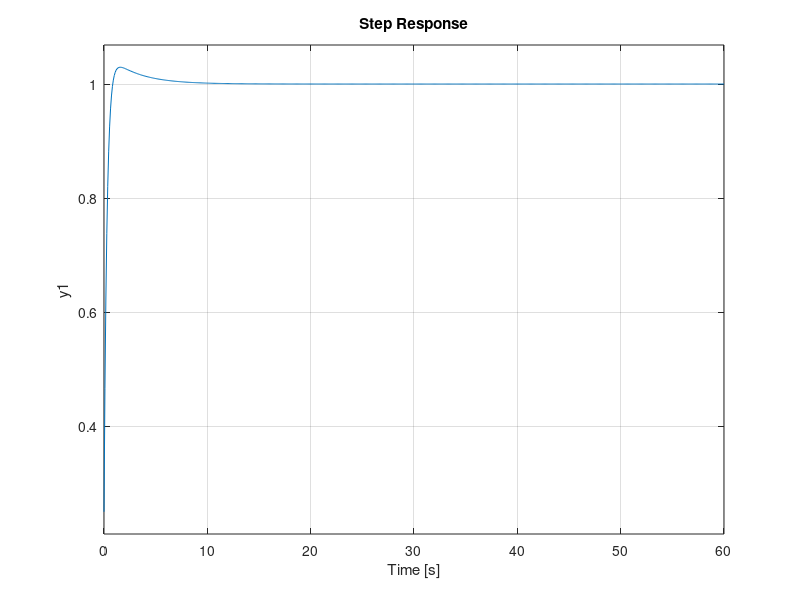

This chart was generated by the following MATLAB code: (Note: this script raises an error after producing the figure.)
%% Reguleringsteknikk eksamen
%% Task 1
%% a) State-space representation
% Differential equation describing the tank water level:
%%
% $$ \frac{d}{dt}H = \frac{bV-a\sqrt{H}}{A} $$
%%
% This ode is non-linear in $\sqrt{H}$. However, we can approximate this by a
% first order taylor expansion/linearization in a neighbourhood $H_0 + \hat{H}$ around the stationary point $H_0$:
%%
% $$ \sqrt{H_0 + \hat{H}} \approx \sqrt{H_0} + \frac{1}{2\sqrt{H_0}}\cdot (H-H_o) $$
%%
% With this linearization we arrive at the linear ODE:
%% 
% $$ \frac{dH}{dt} =\frac{b}{A} V - \frac{a}{2A} \sqrt{H_0} (H-H_0) - \frac{a\sqrt{H_0}}{A} $$
%% State Space Representation
% We can find the state space representation of this system (ignoring the non-homogeneous part):
%%
% 
% $$ \frac{d}{dt} H = \left[\matrix{ - \frac{a}{2A \sqrt{H_0}}} \right] H + \left[\matrix{ \frac{b}{A}} \right]V $$
% 
%%
% Alternatively, with our constants and linearization point:
%%
%
% $$ \dot{H} = \left[\matrix{ - \frac{3\sqrt{10}}{80}} \right] H + \left[\matrix{ \frac{1}{3}} \right]V $$
%
%% 
% Our state space consists of a one-dimensional state vector H and a one-dimensional control vector V

%% b) simulink implementations
%%
% Open-loop non-linear system:
%%
%
% <<open_loop_nonlinear.png>>
%
%%
% Open-loop linear system:
%%
%
% <<open_loop_linear.png>>
%

%% c) PID design
% Now we develop a complete PID controller for our plant using the transfer function of the linearized model.

close;
s = tf('s');

A = 24; b = 8; a = 18; %water tank parameters
tf_linear = (b/A)/(s+1/(2*sqrt(10))*(a/A)); %defining transfer function as given in the task
step(tf_linear);


%%
% Now we tune all the gains to achieve the desired response
Kp = 15;
Ki = 5;
Kd = 1;

H = tf_linear; %plant transfer function
C = Kp + Ki/s + Kd*s; %PID transfer function

CH = C*H; %closed loop transfer function
closed_tf = CH/(CH+1);
step(closed_tf);

info = stepinfo(closed_tf);
overshoot     = info.Overshoot;
rise_time     = info.RiseTime;
settling_time = info.SettlingTime;

% Display results
fprintf('Overshoot: %.2f%%\n', overshoot);
fprintf('Rise Time: %.2f s\n', rise_time);
fprintf('Settling Time: %.2f s\n', settling_time);
grid on;

%% c/d) Applying the control to the non-linear and linearized plants in simulink
% With our conservative gains [Kp, Ki, Kd] = [15, 5, 1] We achieved a nice response.
%
% Here I plot the response for a setpoint of 10 an an initial tank level of 9, for both the non-linear and linear systems.
%

%%
%
% <<high_level_closed_loop.png>>
%
%%
%
% <<closed_loop_response.png>>
%
%%
% The response of the linear system here is not just a scaled version of the closed_loop unit step response, since the setpoint and initial conditions arent just scaled versions of the unit step (theres a translation in the setpoint).
% If we instead  plotted the response of a setpoint of 10 and an initial condition of 0, the response of the linearized system would be identical to a scaled version of the unit step response.

% We also see again that the linear approximation starts out good, but diverges from the true state of the system as we get further away from the linearization point.

%% Task 2
%% a) poles and zeros
% the transfer function, with canard deflection as input and pitch altitude as output, is given as:
%%
% $$ \frac{\theta}{\delta_c} = \frac{s+24}{(s-8)(s-18)} $$
%
% This system is clearly unstable, as both poles are positive real numbers (8 and 18).
% We can verify this by using pzplot and looking at the poles:

s = tf('s');
sys = (s+24)/((s-8)*(s-18));
pzplot(sys);

%% b) Step response
close;
step(sys);

%% c) Stability
% The output of our system blows up to infinity, so it is clearly unstable. 
% The open-loop system does not satisfy BIBO, and requires closed loop control to become stable.

%% d) P-control equivalent transfer function
% We add a proportional control and find an equivalent transfer function for the whole system.
% I use the simulink block diagram to help find the expression for the new system:
%%
% 
% <<tf_with_proportional_gain.png>>
% 


%%
% $$ \theta = K_p \theta_c H(s) - K_p\theta H(s)$$
%%
% $$\theta(K_p H(s) + 1) = \theta_c K_p H(s)$$
%%
% $$\frac{\theta}{\theta_c} = \frac{K_p H(s)}{K_p H(s) + 1}$$
%%
% I insert the plant model $H(s)$ to obtain the full closed loop transfer function:
%%
% $$\frac{\theta}{\theta_c} = \frac{K_p \frac{s+24}{s^2-26+144}}{K_p \frac{s+24}{s^2-26+144} + 1} $$
%%
% Finally, simplifying the fraction gives:
%%
% $$\frac{\theta}{\theta_c} = \frac{K_p s+ K_p 24}{s^2+(K_p-26)s+(144+24K_p)} $$

%% e) Kp-stable values
% We can show this mathematically by finding the Kp
% values for which all our poles are in the negative half-plane (negative real part). To do this we look we analyze the denominator of our transfer function with the quadratic formula.
%% 
% equation:
%%
% $$ s^2 + (K_p-26)s+(144+24Kp)= 0$$
%% 
% We need the real parts of the roots to both be negative. The roots are found by the quadratic equation:
%%
% $$ \frac{-(K_p-26)\pm \sqrt{(K_p-26)^2-4(144+24K_p)}}{2} $$
%%
% The strictly real part is $\frac{26-K_p}{2}$.
% If the discriminant $(K_p-26)^2-4(144+24K_p)$ is negative or zero, then the real part is just $\frac{26-K_p}{2}$, and our system is obviously stable for all $K_p > 26$.
% If the discriminant is positive however, the root will be strictly real, and we need to verify that they are still negative, by checking that 
%%
% $$-(K_p-26) > \sqrt{(K_p-26)^2-4(144+24K_p)}, \quad \forall K_p > 26  $$
%%
% $$(-K_p+26)^2 > (K_p-26)^2-4(14+24K_p)$$
%%
% $${K_p}^2-52K_p+26^2 > K_p^2-52K_p+26^2-576-96K_p $$
%%
% $$ 96K_p > 576$$
%%
% $$ K_p > 6$$
%%
% This inequality will obviously also hold for $K_p > 26$. We have now shown that all the roots have negative real parts for all $K_p > 26$, so that our system is stable. 

%% f/g/h)
% For the proportional controller i chose Kp = 147 (see full assignment in attachments):
closed_loop = (Kp*s+Kp*24)/(s^2+(Kp-26)*s+(144+24*Kp));
% We have verified that the poles of our new system are all negative real part. This means the system stable, and we can verify this
% by viewing the step response of the closed loop system:

step(closed_loop)
[y,t]=step(closed_loop); %save the output values to check steady state
SS_error = abs(1-y(end))
%verifying that the new system is stable
isstable(closed_loop)
close;
pzplot(closed_loop)


%%
% Thus we have verified that our control system is stable and reaches a steady state error of 3.89%, with a steady state value of
%%
% $$(1-\frac{3.89}{100}) = 0.9611 $$

%% i)
% The new system is stable, as shown by the poles and step response.


%% Task 3
%% a/b) System transfer functions
%%
% I round off the entries in A to make my life a bit easier.
A = [0 0 1 0;
     0 0 0 1;
     0 181 0 0;
     0 782 0 0;];

B = [0;
     0;
     921;
     2921;];

C = [1 0 0 0; 
     0 1 0 0];

D = [0;
     0];

sys_ss = ss(A, B, C, D);
s = tf('s');
%%
% The easy way:
H_matlab = tf(sys_ss);
%%
% Manually:
%%
I = eye(4); % 4x4 identity
H_manual = C*((I*s-A)\B); 
%%
% We now have the transfer function for our plant, one computed with tf() and one manually.
H_matlab
%%
H_manual

% Before I move on, i remove the extremely small coefficients in the transfer functions, as they have virtually no impact)
% I verified this by checking that the poles didnt change.
close;

H_theta = (921*s^2 - 191500)/(s^4 - 782*s^2); %theta transfer function
H_alpha  = (2921)/(s^2-782); %alpha transfer function
H = [H_theta;H_alpha];

%%
% We end up with the following plant transfer functions for $\theta$ and $\alpha$:
%%
% $$ H_{\theta} = \frac{921s^2-191500}{s^4-782s^2} $$
%%
% $$ H_{\alpha} = \frac{2921}{s^2-782} $$

%% c) Plant step response
close;
subplot(2,1,1);
step(H_theta, 'b')
title('Theta response')
subplot(2,1,2);
step(H_alpha, 'r')
title('Alpha response')

%% d) poles
% Checking the poles with pzplot() and pole():
%%
close;
pzplot(H);
pole(sys_ss)

%%
% Our system has four poles:
%%
% $$ \left[0, 0, 27.9643, -27.9643 \right]$$
%%
% The system has poles in the right half-plane, and is therefore unstable.
%%
close;

%%e) Feedback gain vector
% We need to find a gain vector $\vec{k} = [k_1, k_2, k_3, k_4]$ Which brings the poles/eigenvalues to -10, for our system:
%%
% $$\dot{\vec{x}} = A\vec{x} + \vec{B}T$$
%%
% We can do this by using the acker() commands, specifying our desired pole locations
P = [-10, -10, -10, -10];
K = acker(A, B, P)
A_CL = A-B*K;

%% f) new A matrix
% We have found a K matrix/vector such that the poles of our new system is stable (this requires full state estimation). 
% We did this by implicitly defining our control input $T$ as:
% $$ T = r-\vec{k}\vec{x} $$
%%
% Where $r$ is the reference/input.
% In this way, our new system becomes:
%% 
% $$ \dot{\vec{x}} = A\vec{x} + B(r-\vec{k}\vec{x}) $$
%%
% $$ \dot{\vec{x}} = A\vec{x} + Br-B\vec{k}\vec{x} $$
%%
% $$ \dot{\vec{x}} = (A-B\vec{k})\vec{x} + Br $$

%%
% We now arrive at a new state space representation of our system, by defining our modified A-matrix $A_{CL}$:
%%
% $$ A_{CL} = (A-B\vec{k})$$
%%
% $$ \dot{\vec{x}} = A_{CL}\vec{x} + Br $$
%%
% $$ \vec{y} = C\vec{x} $$

A_CL

%% g) step responses
new_sys = ss(A_CL, B, C, D);
%%
close;
step(new_sys);




